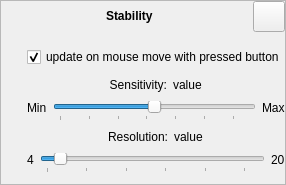
              <widget class="QFrame" name="frameStability">
               <property name="sizePolicy">
                <sizepolicy hsizetype="Fixed" vsizetype="Fixed">
                 <horstretch>0</horstretch>
                 <verstretch>0</verstretch>
                </sizepolicy>
               </property>
               <property name="frameShape">
                <enum>QFrame::StyledPanel</enum>
               </property>
               <property name="frameShadow">
                <enum>QFrame::Raised</enum>
               </property>
               <layout class="QVBoxLayout" name="verticalLayout_40">
                <property name="topMargin">
                 <number>0</number>
                </property>
                <property name="rightMargin">
                 <number>0</number>
                </property>
                <property name="bottomMargin">
                 <number>0</number>
                </property>
                <item>
                 <layout class="QHBoxLayout" name="horizontalLayout_78">
                  <item>
                   <spacer name="horizontalSpacerXZ1_4">
                    <property name="sizePolicy">
                     <sizepolicy hsizetype="Minimum" vsizetype="Minimum">
                      <horstretch>0</horstretch>
                      <verstretch>0</verstretch>
                     </sizepolicy>
                    </property>
                    <property name="orientation">
                     <enum>Qt::Horizontal</enum>
                    </property>
                    <property name="sizeHint" stdset="0">
                     <size>
                      <width>40</width>
                      <height>20</height>
                     </size>
                    </property>
                   </spacer>
                  </item>
                  <item>
                   <widget class="QLabel" name="labelCpt_4">
                    <property name="sizePolicy">
                     <sizepolicy hsizetype="Fixed" vsizetype="Maximum">
                      <horstretch>0</horstretch>
                      <verstretch>0</verstretch>
                     </sizepolicy>
                    </property>
                    <property name="font">
                     <font>
                      <weight>75</weight>
                      <bold>true</bold>
                     </font>
                    </property>
                    <property name="text">
                     <string>Stability</string>
                    </property>
                   </widget>
                  </item>
                  <item>
                   <spacer name="horizontalSpacerXZ2_4">
                    <property name="sizePolicy">
                     <sizepolicy hsizetype="Minimum" vsizetype="Minimum">
                      <horstretch>0</horstretch>
                      <verstretch>0</verstretch>
                     </sizepolicy>
                    </property>
                    <property name="orientation">
                     <enum>Qt::Horizontal</enum>
                    </property>
                    <property name="sizeHint" stdset="0">
                     <size>
                      <width>37</width>
                      <height>27</height>
                     </size>
                    </property>
                   </spacer>
                  </item>
                  <item>
                   <widget class="QToolButton" name="pushStability">
                    <property name="sizePolicy">
                     <sizepolicy hsizetype="Fixed" vsizetype="Fixed">
                      <horstretch>0</horstretch>
                      <verstretch>0</verstretch>
                     </sizepolicy>
                    </property>
                    <property name="maximumSize">
                     <size>
                      <width>16777215</width>
                      <height>16777215</height>
                     </size>
                    </property>
                    <property name="font">
                     <font>
                      <weight>75</weight>
                      <italic>false</italic>
                      <bold>true</bold>
                     </font>
                    </property>
                    <property name="text">
                     <string/>
                    </property>
                    <property name="icon">
                     <iconset resource="dreamcaster.qrc">
                      <normaloff>:/images/mini_rect.png</normaloff>:/images/mini_rect.png</iconset>
                    </property>
                    <property name="iconSize">
                     <size>
                      <width>24</width>
                      <height>24</height>
                     </size>
                    </property>
                   </widget>
                  </item>
                 </layout>
                </item>
                <item>
                 <widget class="QWidget" name="widget_6" native="true">
                  <layout class="QHBoxLayout" name="horizontalLayout_55">
                   <property name="rightMargin">
                    <number>0</number>
                   </property>
                   <item>
                    <widget class="QFrame" name="w_stabilityWidget">
                     <property name="sizePolicy">
                      <sizepolicy hsizetype="Expanding" vsizetype="Expanding">
                       <horstretch>0</horstretch>
                       <verstretch>0</verstretch>
                      </sizepolicy>
                     </property>
                     <property name="maximumSize">
                      <size>
                       <width>16777215</width>
                       <height>16777215</height>
                      </size>
                     </property>
                     <property name="palette">
                      <palette>
                       <active>
                        <colorrole role="Base">
                         <brush brushstyle="SolidPattern">
                          <color alpha="255">
                           <red>255</red>
                           <green>255</green>
                           <blue>255</blue>
                          </color>
                         </brush>
                        </colorrole>
                        <colorrole role="Window">
                         <brush brushstyle="SolidPattern">
                          <color alpha="255">
                           <red>135</red>
                           <green>135</green>
                           <blue>135</blue>
                          </color>
                         </brush>
                        </colorrole>
                       </active>
                       <inactive>
                        <colorrole role="Base">
                         <brush brushstyle="SolidPattern">
                          <color alpha="255">
                           <red>255</red>
                           <green>255</green>
                           <blue>255</blue>
                          </color>
                         </brush>
                        </colorrole>
                        <colorrole role="Window">
                         <brush brushstyle="SolidPattern">
                          <color alpha="255">
                           <red>135</red>
                           <green>135</green>
                           <blue>135</blue>
                          </color>
                         </brush>
                        </colorrole>
                       </inactive>
                       <disabled>
                        <colorrole role="Base">
                         <brush brushstyle="SolidPattern">
                          <color alpha="255">
                           <red>135</red>
                           <green>135</green>
                           <blue>135</blue>
                          </color>
                         </brush>
                        </colorrole>
                        <colorrole role="Window">
                         <brush brushstyle="SolidPattern">
                          <color alpha="255">
                           <red>135</red>
                           <green>135</green>
                           <blue>135</blue>
                          </color>
                         </brush>
                        </colorrole>
                       </disabled>
                      </palette>
                     </property>
                     <property name="autoFillBackground">
                      <bool>true</bool>
                     </property>
                    </widget>
                   </item>
                   <item>
                    <layout class="QVBoxLayout" name="verticalLayout_25">
                     <item>
                      <widget class="QCheckBox" name="cb_updateStabilityOnMouseMove">
                       <property name="font">
                        <font>
                         
                        </font>
                       </property>
                       <property name="text">
                        <string>update on mouse move with pressed button</string>
                       </property>
                       <property name="checked">
                        <bool>true</bool>
                       </property>
                      </widget>
                     </item>
                     <item>
                      <spacer name="verticalSpacer">
                       <property name="orientation">
                        <enum>Qt::Vertical</enum>
                       </property>
                       <property name="sizeType">
                        <enum>QSizePolicy::MinimumExpanding</enum>
                       </property>
                       <property name="sizeHint" stdset="0">
                        <size>
                         <width>20</width>
                         <height>2</height>
                        </size>
                       </property>
                      </spacer>
                     </item>
                     <item>
                      <layout class="QVBoxLayout" name="verticalLayout_5">
                       <item>
                        <layout class="QHBoxLayout" name="horizontalLayout_29">
                         <item>
                          <spacer name="horizontalSpacer">
                           <property name="orientation">
                            <enum>Qt::Horizontal</enum>
                           </property>
                           <property name="sizeHint" stdset="0">
                            <size>
                             <width>40</width>
                             <height>20</height>
                            </size>
                           </property>
                          </spacer>
                         </item>
                         <item>
                          <widget class="QLabel" name="label_37">
                           <property name="sizePolicy">
                            <sizepolicy hsizetype="Fixed" vsizetype="Preferred">
                             <horstretch>0</horstretch>
                             <verstretch>0</verstretch>
                            </sizepolicy>
                           </property>
                           <property name="minimumSize">
                            <size>
                             <width>0</width>
                             <height>12</height>
                            </size>
                           </property>
                           <property name="baseSize">
                            <size>
                             <width>30</width>
                             <height>0</height>
                            </size>
                           </property>
                           <property name="font">
                            <font>
                             
                            </font>
                           </property>
                           <property name="text">
                            <string>Sensitivity:</string>
                           </property>
                           <property name="alignment">
                            <set>Qt::AlignRight|Qt::AlignTrailing|Qt::AlignVCenter</set>
                           </property>
                          </widget>
                         </item>
                         <item>
                          <widget class="QLabel" name="l_sens_val">
                           <property name="sizePolicy">
                            <sizepolicy hsizetype="Fixed" vsizetype="Preferred">
                             <horstretch>0</horstretch>
                             <verstretch>0</verstretch>
                            </sizepolicy>
                           </property>
                           <property name="minimumSize">
                            <size>
                             <width>30</width>
                             <height>12</height>
                            </size>
                           </property>
                           <property name="maximumSize">
                            <size>
                             <width>16777215</width>
                             <height>16777215</height>
                            </size>
                           </property>
                           <property name="baseSize">
                            <size>
                             <width>30</width>
                             <height>0</height>
                            </size>
                           </property>
                           <property name="font">
                            <font>
                             
                            </font>
                           </property>
                           <property name="text">
                            <string>value</string>
                           </property>
                          </widget>
                         </item>
                         <item>
                          <spacer name="horizontalSpacer_2">
                           <property name="orientation">
                            <enum>Qt::Horizontal</enum>
                           </property>
                           <property name="sizeHint" stdset="0">
                            <size>
                             <width>40</width>
                             <height>20</height>
                            </size>
                           </property>
                          </spacer>
                         </item>
                        </layout>
                       </item>
                       <item>
                        <layout class="QHBoxLayout" name="horizontalLayout_2">
                         <item>
                          <widget class="QLabel" name="l_sens_min">
                           <property name="font">
                            <font>
                             
                            </font>
                           </property>
                           <property name="text">
                            <string>Min</string>
                           </property>
                           <property name="alignment">
                            <set>Qt::AlignLeading|Qt::AlignLeft|Qt::AlignTop</set>
                           </property>
                          </widget>
                         </item>
                         <item>
                          <widget class="QSlider" name="s_sensitivity">
                           <property name="minimum">
                            <number>1</number>
                           </property>
                           <property name="pageStep">
                            <number>1</number>
                           </property>
                           <property name="value">
                            <number>50</number>
                           </property>
                           <property name="orientation">
                            <enum>Qt::Horizontal</enum>
                           </property>
                           <property name="invertedAppearance">
                            <bool>false</bool>
                           </property>
                           <property name="invertedControls">
                            <bool>false</bool>
                           </property>
                           <property name="tickPosition">
                            <enum>QSlider::TicksBelow</enum>
                           </property>
                           <property name="tickInterval">
                            <number>15</number>
                           </property>
                          </widget>
                         </item>
                         <item>
                          <widget class="QLabel" name="l_sens_max">
                           <property name="font">
                            <font>
                             
                            </font>
                           </property>
                           <property name="text">
                            <string>Max</string>
                           </property>
                           <property name="alignment">
                            <set>Qt::AlignLeading|Qt::AlignLeft|Qt::AlignTop</set>
                           </property>
                          </widget>
                         </item>
                        </layout>
                       </item>
                      </layout>
                     </item>
                     <item>
                      <layout class="QVBoxLayout" name="verticalLayout_61">
                       <item>
                        <layout class="QHBoxLayout" name="horizontalLayout_31">
                         <item>
                          <spacer name="horizontalSpacer_5">
                           <property name="orientation">
                            <enum>Qt::Horizontal</enum>
                           </property>
                           <property name="sizeHint" stdset="0">
                            <size>
                             <width>40</width>
                             <height>20</height>
                            </size>
                           </property>
                          </spacer>
                         </item>
                         <item>
                          <widget class="QLabel" name="label_52">
                           <property name="sizePolicy">
                            <sizepolicy hsizetype="Fixed" vsizetype="Preferred">
                             <horstretch>0</horstretch>
                             <verstretch>0</verstretch>
                            </sizepolicy>
                           </property>
                           <property name="baseSize">
                            <size>
                             <width>30</width>
                             <height>0</height>
                            </size>
                           </property>
                           <property name="font">
                            <font>
                             
                            </font>
                           </property>
                           <property name="text">
                            <string>Resolution:</string>
                           </property>
                           <property name="alignment">
                            <set>Qt::AlignRight|Qt::AlignTrailing|Qt::AlignVCenter</set>
                           </property>
                          </widget>
                         </item>
                         <item>
                          <widget class="QLabel" name="l_sensRes">
                           <property name="sizePolicy">
                            <sizepolicy hsizetype="Fixed" vsizetype="Preferred">
                             <horstretch>0</horstretch>
                             <verstretch>0</verstretch>
                            </sizepolicy>
                           </property>
                           <property name="minimumSize">
                            <size>
                             <width>30</width>
                             <height>12</height>
                            </size>
                           </property>
                           <property name="baseSize">
                            <size>
                             <width>30</width>
                             <height>0</height>
                            </size>
                           </property>
                           <property name="font">
                            <font>
                             
                            </font>
                           </property>
                           <property name="text">
                            <string>value</string>
                           </property>
                          </widget>
                         </item>
                         <item>
                          <spacer name="horizontalSpacer_25">
                           <property name="orientation">
                            <enum>Qt::Horizontal</enum>
                           </property>
                           <property name="sizeHint" stdset="0">
                            <size>
                             <width>40</width>
                             <height>20</height>
                            </size>
                           </property>
                          </spacer>
                         </item>
                        </layout>
                       </item>
                       <item>
                        <layout class="QHBoxLayout" name="horizontalLayout_76">
                         <item>
                          <widget class="QLabel" name="l_sensRes_min">
                           <property name="font">
                            <font>
                             
                            </font>
                           </property>
                           <property name="text">
                            <string>4</string>
                           </property>
                           <property name="alignment">
                            <set>Qt::AlignLeading|Qt::AlignLeft|Qt::AlignTop</set>
                           </property>
                          </widget>
                         </item>
                         <item>
                          <widget class="QSlider" name="s_sensRes">
                           <property name="minimum">
                            <number>4</number>
                           </property>
                           <property name="maximum">
                            <number>20</number>
                           </property>
                           <property name="value">
                            <number>5</number>
                           </property>
                           <property name="orientation">
                            <enum>Qt::Horizontal</enum>
                           </property>
                           <property name="tickPosition">
                            <enum>QSlider::TicksBelow</enum>
                           </property>
                           <property name="tickInterval">
                            <number>3</number>
                           </property>
                          </widget>
                         </item>
                         <item>
                          <widget class="QLabel" name="l_sensRes_max">
                           <property name="font">
                            <font>
                             
                            </font>
                           </property>
                           <property name="text">
                            <string>20</string>
                           </property>
                           <property name="alignment">
                            <set>Qt::AlignLeading|Qt::AlignLeft|Qt::AlignTop</set>
                           </property>
                          </widget>
                         </item>
                        </layout>
                       </item>
                      </layout>
                     </item>
                     <item>
                      <spacer name="verticalSpacer_28">
                       <property name="orientation">
                        <enum>Qt::Vertical</enum>
                       </property>
                       <property name="sizeType">
                        <enum>QSizePolicy::MinimumExpanding</enum>
                       </property>
                       <property name="sizeHint" stdset="0">
                        <size>
                         <width>20</width>
                         <height>2</height>
                        </size>
                       </property>
                      </spacer>
                     </item>
                    </layout>
                   </item>
                  </layout>
                 </widget>
                </item>
               </layout>
              </widget>
